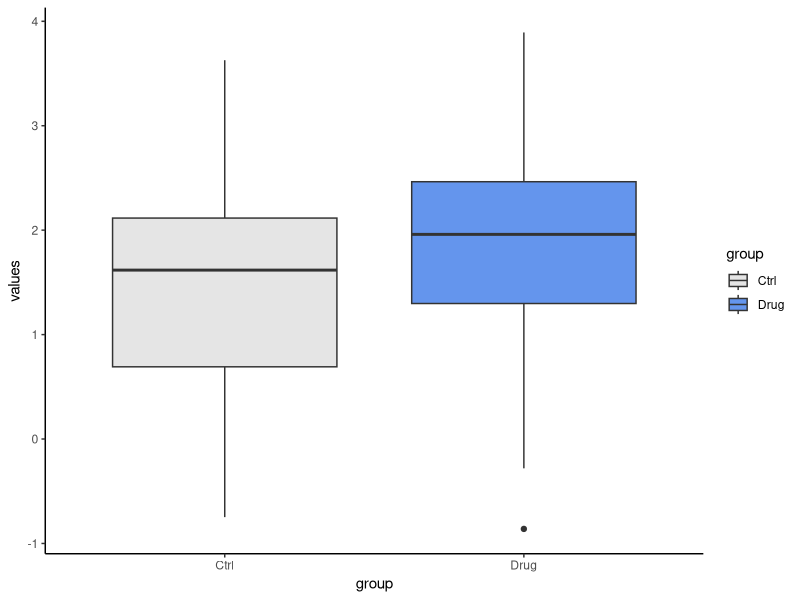
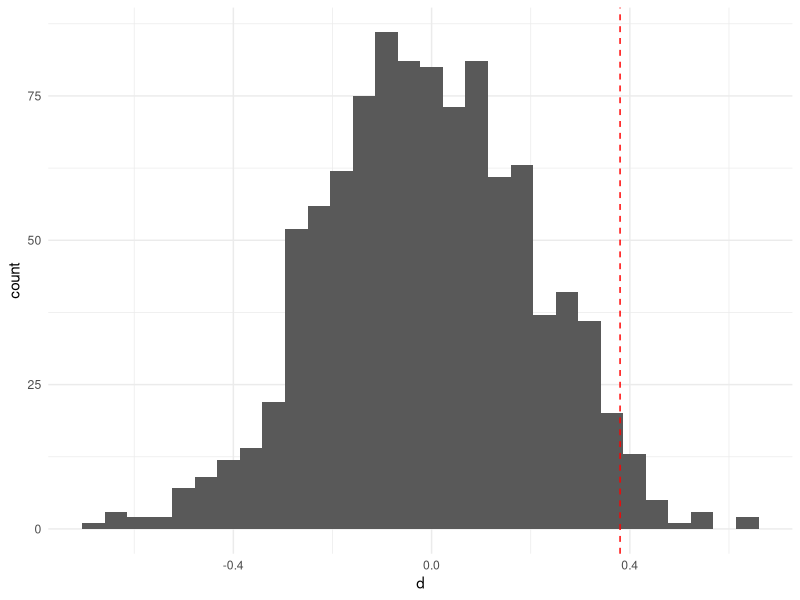

Generate these figures, in order, with R:
## ---- chunk 1
library(tidyverse)

set.seed(112233)
my_data <- tibble(values = c(rnorm(50, 1.5, 1),
                             rnorm(50, 1.8, 1)),
                  group = rep(c("Ctrl","Drug"),
                              each = 50))
## ---- chunk 2
my_data %>% 
  ggplot(aes(x = group, 
             y = values,
             fill = group))+
  geom_boxplot()+
  scale_fill_manual(values = c("grey90", 
                               "cornflowerblue"))+
  theme_classic()
## ---- chunk 3
(mean_diff <- my_data %>% 
  group_by(group) %>% 
  summarise(m = mean(values)) %>% 
  summarise(d = diff(m)) %>% 
  pull())

## ---- chunk 4
rand_mean_diff <- function(data, col, group){
  data %>% 
    transmute({{group}},
              shuffled = sample({{col}}, replace = FALSE)) %>% 
    group_by({{group}}) %>% 
    summarise(m = mean(shuffled)) %>% 
    summarise(d = diff(m))
}
## ---- chunk 5
rand_mean_diff(my_data, values, group)
## ---- chunk 6
res <- map_dfr(1:1000, ~rand_mean_diff(my_data, values, group))
## ---- chunk 7
res %>% 
  ggplot(aes(x = d))+
  geom_histogram()+
  geom_vline(xintercept = mean_diff,
             color = "red",
             linetype = "dashed")+
  theme_minimal()
## ---- chunk 8
res %>% 
  summarise(p_value = mean(abs(d) >= abs(mean_diff)))
## ---- chunk 9
t.test(values~group, data = my_data)$p.value
## ---- chunk 10
boot_mean_diff <- function(data, col, group){
  data %>% 
    group_by({{group}}) %>% 
    transmute({{group}},
              shuffled = sample({{col}}, replace = TRUE)) %>% 
    summarise(m = mean(shuffled)) %>% 
    summarise(d = diff(m))
}

## ---- chunk 11
res2 <- map_dfr(1:1000, ~boot_mean_diff(my_data, values, group))
## ---- chunk 12
res2 %>% 
  summarise(lowerCI = quantile(d, prob = 0.025),
            upperCI = quantile(d, prob = 0.975)) 
## ---- chunk 13
t.test(values~group, data = my_data)$conf.int
